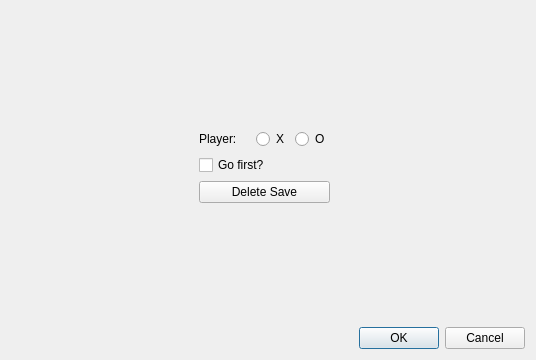
<?xml version="1.0" encoding="UTF-8"?>
<ui version="4.0">
 <class>Dialog</class>
 <widget class="QDialog" name="Dialog">
  <property name="geometry">
   <rect>
    <x>0</x>
    <y>0</y>
    <width>536</width>
    <height>360</height>
   </rect>
  </property>
  <property name="windowTitle">
   <string>Settings</string>
  </property>
  <layout class="QGridLayout" name="gridLayout">
   <item row="0" column="1">
    <spacer name="verticalSpacer">
     <property name="orientation">
      <enum>Qt::Vertical</enum>
     </property>
     <property name="sizeHint" stdset="0">
      <size>
       <width>20</width>
       <height>136</height>
      </size>
     </property>
    </spacer>
   </item>
   <item row="1" column="0">
    <spacer name="horizontalSpacer">
     <property name="orientation">
      <enum>Qt::Horizontal</enum>
     </property>
     <property name="sizeHint" stdset="0">
      <size>
       <width>189</width>
       <height>20</height>
      </size>
     </property>
    </spacer>
   </item>
   <item row="1" column="1">
    <layout class="QVBoxLayout" name="verticalLayout_2">
     <item>
      <layout class="QVBoxLayout" name="verticalLayout">
       <item>
        <layout class="QHBoxLayout" name="horizontalLayout">
         <item>
          <widget class="QLabel" name="label">
           <property name="text">
            <string>Player:    </string>
           </property>
          </widget>
         </item>
         <item>
          <widget class="QRadioButton" name="xRadio">
           <property name="text">
            <string>X</string>
           </property>
          </widget>
         </item>
         <item>
          <widget class="QRadioButton" name="oRadio">
           <property name="text">
            <string>O</string>
           </property>
          </widget>
         </item>
        </layout>
       </item>
      </layout>
     </item>
     <item>
      <widget class="QCheckBox" name="goFirstCheck">
       <property name="text">
        <string>Go first?</string>
       </property>
      </widget>
     </item>
     <item>
      <widget class="QPushButton" name="deleteSaveBtn">
       <property name="text">
        <string>Delete Save</string>
       </property>
      </widget>
     </item>
    </layout>
   </item>
   <item row="1" column="2">
    <spacer name="horizontalSpacer_2">
     <property name="orientation">
      <enum>Qt::Horizontal</enum>
     </property>
     <property name="sizeHint" stdset="0">
      <size>
       <width>189</width>
       <height>20</height>
      </size>
     </property>
    </spacer>
   </item>
   <item row="2" column="1">
    <spacer name="verticalSpacer_2">
     <property name="orientation">
      <enum>Qt::Vertical</enum>
     </property>
     <property name="sizeHint" stdset="0">
      <size>
       <width>20</width>
       <height>136</height>
      </size>
     </property>
    </spacer>
   </item>
   <item row="4" column="1" colspan="2">
    <widget class="QDialogButtonBox" name="buttonBox">
     <property name="orientation">
      <enum>Qt::Horizontal</enum>
     </property>
     <property name="standardButtons">
      <set>QDialogButtonBox::Cancel|QDialogButtonBox::Ok</set>
     </property>
    </widget>
   </item>
  </layout>
  <zorder>buttonBox</zorder>
  <zorder>horizontalSpacer</zorder>
  <zorder>horizontalSpacer_2</zorder>
  <zorder>verticalSpacer</zorder>
  <zorder>verticalSpacer_2</zorder>
  <zorder></zorder>
 </widget>
 <resources/>
 <connections>
  <connection>
   <sender>buttonBox</sender>
   <signal>accepted()</signal>
   <receiver>Dialog</receiver>
   <slot>accept()</slot>
   <hints>
    <hint type="sourcelabel">
     <x>248</x>
     <y>254</y>
    </hint>
    <hint type="destinationlabel">
     <x>157</x>
     <y>274</y>
    </hint>
   </hints>
  </connection>
  <connection>
   <sender>buttonBox</sender>
   <signal>rejected()</signal>
   <receiver>Dialog</receiver>
   <slot>reject()</slot>
   <hints>
    <hint type="sourcelabel">
     <x>316</x>
     <y>260</y>
    </hint>
    <hint type="destinationlabel">
     <x>286</x>
     <y>274</y>
    </hint>
   </hints>
  </connection>
 </connections>
</ui>
